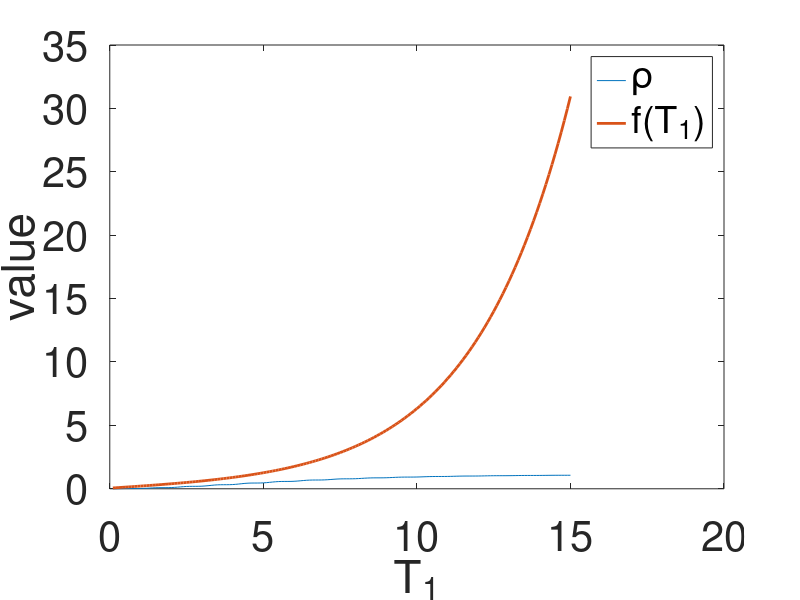

Reproduce this figure in MATLAB.
% This script is run the test code for theta.



%TT = 2:1:8;
TT = 0.2:0.2:30;
%theta = 1;
a = 0;
b = 1;
n = 51; % number mesh point in space
m = 51; % number mesh point in time
kk = 1/(b-a):1/(b-a):(n-1)/(b-a);
vec_theo_rho = [];
vec_num_rho = [];
eigenvalue1 = zeros(length(TT),length(kk));
eigenvalue2 = zeros(length(TT),length(kk));
eigenvalue3 = []
f = [];
% k = pi;
for l = 1:length(TT)
     T = TT(l)
     T1 = T/2;    
     for i = 1:length(kk)
           k = kk(i);
           xi = k*pi;
          % k = xi;
           nu1 = sqrt((xi^2+sqrt(xi^4+1))/2);
           nu2 = 1/(2*nu1);
           if(i == 1)
               f = [f 1/2*sinh(2*nu2*T1)+1/(4*(nu1^2+nu2^2))*(cosh(2*nu2*T1)+1)];
           end
           phi = 1/(4*(nu1^2+nu2^2))*(nu1^2*sinh(2*nu2*T1)^2-nu2^2*sin(2*nu1*T1)^2);
           d = (nu1^2*cosh(nu2*T1)^2+nu2^2*cos(nu1*T1)^2)/(nu1^2+nu2^2);
           lambda1 = -1/d^2*(sqrt(phi)+1/(4*(nu1^2+nu2^2))*(cosh(2*nu2*T1)-cos(2*nu1*T1)))^2;
           lambda2 = -1/d^2*(sqrt(phi)-1/(4*(nu1^2+nu2^2))*(cosh(2*nu2*T1)-cos(2*nu1*T1)))^2;
           eigenvalue1(l,i) = abs(lambda1);
     end
     eigenvalue3 = [eigenvalue3 max(abs(eigenvalue1(l,:)))];
end
% [TTT,kkk] = meshgrid(TT/2,kk);
% surf(kkk,TTT,eigenvalue1');
% xlabel('k','FontSize',30);
% ylabel('T_{1}','FontSize',30);
% zlabel('\rho','FontSize',30);
% set(gca,'FontSize',30);
plot(TT/2,eigenvalue3,TT/2,f,'LineWidth',2.0);
xlabel('T_{1}','FontSize',30);
ylabel('value','FontSize',30);
legend('\rho','f(T_{1})','FontSize',30);
set(gca,'FontSize',30);
   
